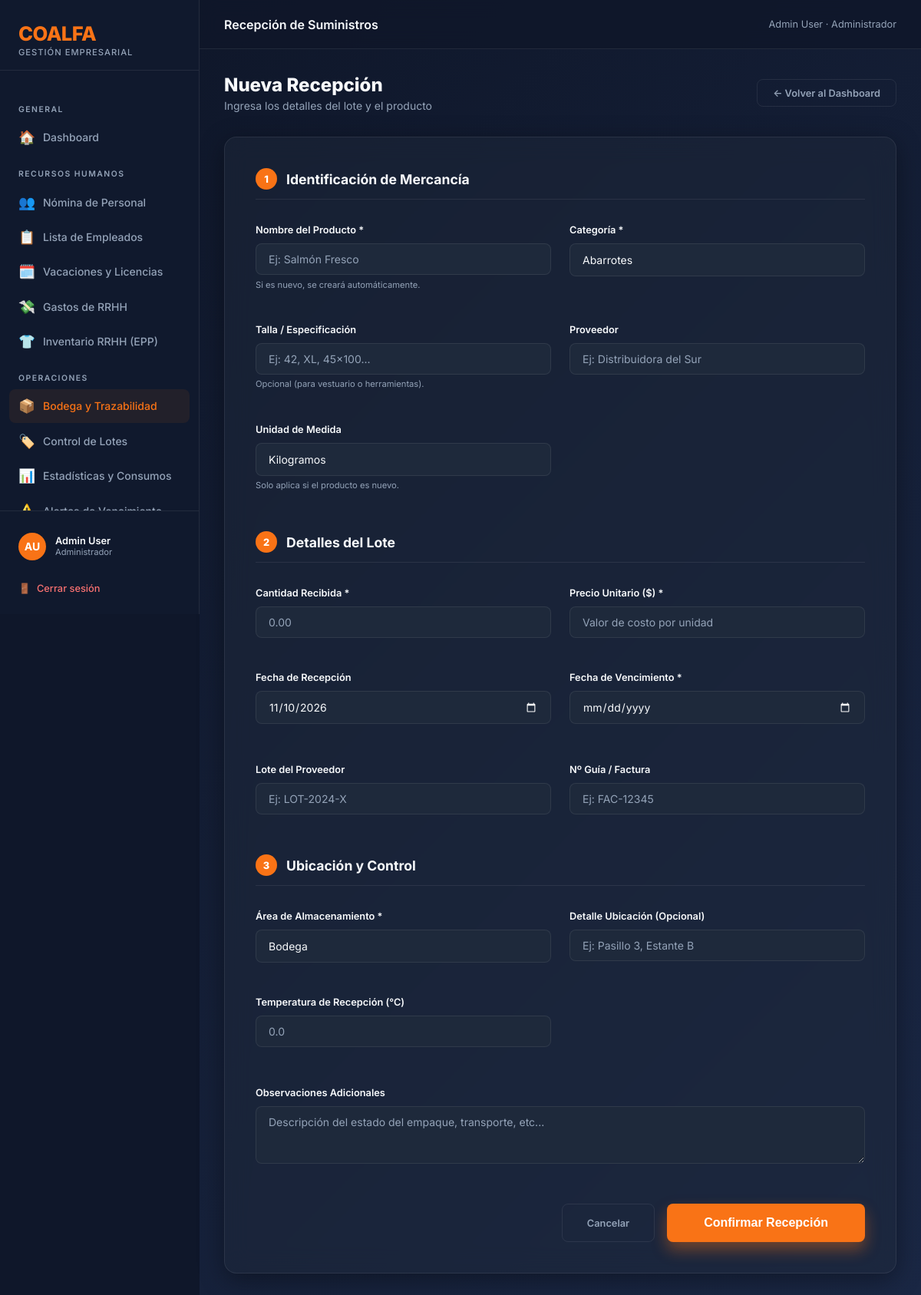
The app's page /inventario/recibir/ (signed in) with its own data.
### coalfa/models.py (models this page shows, shortened)
class Usuario(AbstractBaseUser, PermissionsMixin):
    ROL_CHOICES = [
        ("ADMIN", "Administrador"),
        ("RRHH", "Recursos Humanos"),
        ("OPERACIONAL", "Operacional"),
        ("GERENTE", "Gerente"),
        ("AUDITOR", "Auditor (Solo Lectura)"),
    ]
    rut = models.CharField(max_length=12, unique=True, verbose_name="RUT", validators=[rut_validator])
    nombre = models.CharField(max_length=60, verbose_name="Nombre")
    apellido = models.CharField(max_length=60, verbose_name="Apellido")
    rol = models.CharField(max_length=15, choices=ROL_CHOICES, default="RRHH", verbose_name="Rol")
    is_active = models.BooleanField(default=True, verbose_name="Activo")
    is_staff = models.BooleanField(default=False, verbose_name="Es staff")
    solicitud_pendiente = models.BooleanField(default=False, verbose_name="Solicitud pendiente de aprobación")
    date_joined = models.DateTimeField(default=timezone.now, verbose_name="Fecha de registro")
    USERNAME_FIELD = "rut"
    REQUIRED_FIELDS = ["nombre", "apellido"]
    objects = UsuarioManager()
    def get_full_name(self):
        return f"{self.nombre} {self.apellido}"
    class Meta:
        verbose_name = "Usuario"
        verbose_name_plural = "Usuarios"

### inventario/views.py (the view, shortened to what this page needs)
# urls.py: path("recibir/", views.recibir_lote, name="inventario_recibir_lote"),
@operacional_required
def recibir_lote(request):
    productos = Producto.objects.all().order_by("nombre")
    proveedores = Proveedor.objects.all().order_by("nombre")
    unidades = Producto.UNIDAD_CHOICES
    return render(request, "inventario/recibir_lote.html", {
        "productos": productos,
        "proveedores": proveedores,
        "ubicaciones": Lote.UBICACION_CHOICES,
        "unidades": unidades,
        "categorias": Producto.CATEGORIA_CHOICES,
        "hoy": datetime.date.today().isoformat(),
        "guia_sugerida": request.GET.get("guia", ""),
    })

### coalfa/context_processors.py (called while the page is built)
def solicitudes_pendientes(request):
    if request.user.is_authenticated and getattr(request.user, 'rol', None) == 'ADMIN':
        count = Usuario.objects.filter(solicitud_pendiente=True).count()
        return {'solicitudes_count': count}
    return {}

### inventario/templates/inventario/recibir_lote.html (shortened to what this page needs)
{% extends 'base.html' %}
{% block topbar_title %}Recepción de Suministros{% endblock %}
{% block nav_inventario %}active{% endblock %}
{% block content %}
<div style="max-width: 900px; margin: 0 auto;">
    <div style="display:flex; justify-content:space-between; align-items:center; margin-bottom:2rem;">
        <div>
            <h1 class="page-title">Nueva Recepción</h1>
            <p class="page-subtitle" style="margin-bottom:0;">Ingresa los detalles del lote y el producto</p>
        </div>
        <a href="{% url 'inventario_dashboard' %}" class="btn btn-ghost">← Volver al Dashboard</a>
    </div>
    <form method="POST" autocomplete="off" class="glass-form-card">
        <div class="form-section-header">
            <div class="section-number">1</div>
            <h2 style="font-size:1.1rem; font-weight:700;">Identificación de Mercancía</h2>
        </div>
        <div class="enterprise-grid">
            <div class="form-group">
                <label class="form-label">Nombre del Producto *</label>
                <div class="ac-wrap">
                    <input type="text" id="producto_nombre" name="producto_nombre" class="form-control" placeholder="Ej: Salmón Fresco" required>
                </div>
                <small style="color:var(--text-muted); font-size:0.7rem; margin-top:0.4rem; display:block;">Si es nuevo, se creará automáticamente.</small>
            </div>
            <div class="form-group">
                <label class="form-label">Categoría *</label>
                <select name="categoria" class="form-control" required>
                    {% for key, label in categorias %}
                    <option value="{{ key }}">{{ label }}</option>
                    {% endfor %}
                </select>
            </div>
            <div class="form-group">
                <label class="form-label">Talla / Especificación</label>
                <input type="text" name="talla" class="form-control" placeholder="Ej: 42, XL, 45x100...">
                <small style="color:var(--text-muted); font-size:0.7rem;">Opcional (para vestuario o herramientas).</small>
            </div>
            <div class="form-group">
                <label class="form-label">Proveedor</label>
                <div class="ac-wrap">
                    <input type="text" id="proveedor_nombre" name="proveedor_nombre" class="form-control" placeholder="Ej: Distribuidora del Sur">
                </div>
            </div>
            <div class="form-group">
                <label class="form-label">Unidad de Medida</label>
                <select name="unidad_medida" class="form-control">
                    {% for key, label in unidades %}
                    <option value="{{ key }}" {% if key == "KG" %}selected{% endif %}>{{ label }}</option>
                    {% endfor %}
                </select>
                <small style="color:var(--text-muted); font-size:0.7rem;">Solo aplica si el producto es nuevo.</small>
            </div>
        </div>
        <div class="form-section-header">
            <div class="section-number">2</div>
            <h2 style="font-size:1.1rem; font-weight:700;">Detalles del Lote</h2>
        </div>
        <div class="enterprise-grid">
            <div class="form-group">
                <label class="form-label">Cantidad Recibida *</label>
                <input type="number" name="cantidad" step="0.01" class="form-control" placeholder="0.00" required>
            </div>
            <div class="form-group">
                <label class="form-label">Precio Unitario ($) *</label>
                <input type="number" name="precio_unitario" step="0.01" class="form-control" placeholder="Valor de costo por unidad" required>
            </div>
            <div class="form-group">
                <label class="form-label">Fecha de Recepción</label>
                <input type="date" name="fecha_recepcion" class="form-control" value="{{ hoy }}" required>
            </div>
            <div class="form-group">
                <label class="form-label">Fecha de Vencimiento *</label>
                <input type="date" name="fecha_vencimiento" class="form-control" required>
            </div>
        </div>
        <div class="enterprise-grid">
            <div class="form-group">
                <label class="form-label">Lote del Proveedor</label>
                <input type="text" name="numero_lote_proveedor" class="form-control" placeholder="Ej: LOT-2024-X">
            </div>
            <div class="form-group">
                <label class="form-label">Nº Guía / Factura</label>
                <input type="text" name="numero_guia" class="form-control" placeholder="Ej: FAC-12345" value="{{ guia_sugerida }}">
            </div>
        </div>
        <div class="form-section-header">
            <div class="section-number">3</div>
            <h2 style="font-size:1.1rem; font-weight:700;">Ubicación y Control</h2>
        </div>
        <div class="enterprise-grid">
            <div class="form-group">
                <label class="form-label">Área de Almacenamiento *</label>
                <select name="ubicacion_actual" id="ubicacion_select" class="form-control" required onchange="toggleOtroUbicacion(this)">
                    {% for key, label in ubicaciones %}
                    <option value="{{ key }}" {% if key == "BODEGA" %}selected{% endif %}>{{ label }}</option>
                    {% endfor %}
                </select>
            </div>
            <div class="form-group" id="detalle_normal_wrap">
                <label class="form-label">Detalle Ubicación (Opcional)</label>
                <input type="text" name="ubicacion_detalle" id="detalle_normal_input" class="form-control" placeholder="Ej: Pasillo 3, Estante B">
            </div>
            <div class="form-group">
                <label class="form-label">Temperatura de Recepción (°C)</label>
                <input type="number" name="temperatura_recepcion" step="0.1" class="form-control" placeholder="0.0">
            </div>
        </div>
        <div class="form-group" style="margin-top:1.5rem;">
            <label class="form-label">Observaciones Adicionales</label>
            <textarea name="observaciones" class="form-control" rows="3" placeholder="Descripción del estado del empaque, transporte, etc..."></textarea>
        </div>
        {% if user.rol == 'AUDITOR' %}
        <div class="alert alert-warning" style="margin-top:2rem; font-weight:700;">🔒 Tu cuenta tiene el rol Auditor (Solo Lectura). No tienes permisos para registrar nuevos lotes.</div>
        {% else %}
        <div style="display:flex; justify-content:flex-end; gap:1rem; margin-top:3rem;">
            <a href="{% url 'inventario_dashboard' %}" class="btn btn-ghost" style="padding:1rem 2rem;">Cancelar</a>
            <button type="submit" class="btn btn-primary" style="padding:1rem 3rem; font-size:1rem; box-shadow: 0 10px 20px var(--accent-glow);">
                Confirmar Recepción
            </button>
        </div>
        {% endif %}
    </form>
</div>
{% endblock %}

### templates/base.html (shortened to what this page needs)
<!DOCTYPE html>
<html lang="es">
<head>
    <link rel="stylesheet" href="https://unpkg.com/nprogress@0.2.0/nprogress.css" />
</head>
<body>
    <div class="sidebar">
        <div class="sidebar-brand">
            <div class="logo-text">COALFA</div>
            <div class="logo-sub">Gestión Empresarial</div>
        </div>
        <nav class="sidebar-nav">
            <div class="nav-section-label">General</div>
            <a href="{% url 'dashboard' %}" class="nav-item {% block nav_home %}{% endblock %}">
                <span class="icon">🏠</span> Dashboard
            </a>
            {% if user.rol == 'RRHH' or user.rol == 'ADMIN' or user.rol == 'GERENTE' or user.rol == 'AUDITOR' %}
            <div class="nav-section-label">Recursos Humanos</div>
            <a href="{% url 'rrhh_dashboard' %}" class="nav-item {% block nav_rrhh %}{% endblock %}">
                <span class="icon">👥</span> Nómina de Personal
            </a>
            <a href="{% url 'rrhh_lista_empleados' %}" class="nav-item {% block nav_empleados %}{% endblock %}">
                <span class="icon">📋</span> Lista de Empleados
            </a>
            <a href="{% url 'rrhh_ausencias' %}" class="nav-item {% block nav_ausencias %}{% endblock %}">
                <span class="icon">🗓️</span> Vacaciones y Licencias
            </a>
            <a href="{% url 'rrhh_gastos' %}" class="nav-item {% block nav_rrhh_gastos %}{% endblock %}">
                <span class="icon">💸</span> Gastos de RRHH
            </a>
            <a href="{% url 'rrhh_inventario' %}" class="nav-item {% block nav_rrhh_inventario %}{% endblock %}">
                <span class="icon">👕</span> Inventario RRHH (EPP)
            </a>
            {% endif %}
            {% if user.rol == 'OPERACIONAL' or user.rol == 'ADMIN' or user.rol == 'GERENTE' or user.rol == 'AUDITOR' %}
            <div class="nav-section-label">Operaciones</div>
            <a href="{% url 'inventario_dashboard' %}" class="nav-item {% block nav_inventario %}{% endblock %}">
                <span class="icon">📦</span> Bodega y Trazabilidad
            </a>
            <a href="{% url 'inventario_lista_lotes' %}" class="nav-item {% block nav_lotes %}{% endblock %}">
                <span class="icon">🏷️</span> Control de Lotes
            </a>
            <a href="{% url 'inventario_resumen_consumo' %}" class="nav-item {% block nav_consumo %}{% endblock %}">
                <span class="icon">📊</span> Estadísticas y Consumos
            </a>
            <a href="{% url 'inventario_alertas' %}" class="nav-item {% block nav_alertas %}{% endblock %}">
                <span class="icon">⚠️</span> Alertas de Vencimiento
            </a>
            {% endif %}
        </nav>
        <div class="sidebar-footer">
            <div class="user-info">
                <div class="user-avatar">{{ user.nombre|first }}{{ user.apellido|first }}</div>
                <div>
                    <div class="user-name">{{ user.get_full_name }}</div>
                    <div class="user-role">{{ user.get_rol_display }}</div>
                </div>
            </div>
            <a href="{% url 'logout' %}" class="btn-logout">
                <span>🚪</span> Cerrar sesión
            </a>
        </div>
    </div>
    <div class="main-wrapper">
        <div class="topbar">
            <div class="topbar-title">{% block topbar_title %}Dashboard{% endblock %}</div>
            <div class="topbar-breadcrumb">{{ user.get_full_name }} · {{ user.get_rol_display }}</div>
        </div>
        <div class="page-content">
            {% block content %}{% endblock %}
        </div>
    </div>
</body>
</html>

### records on screen
Usuario: nombre|first "A", apellido|first "U", get_full_name "Admin User", rol "Administrador"

### other values on screen
form field categoria "Abarrotes"
form field unidad_medida "Kilogramos"
form field ubicacion_actual "Bodega"
